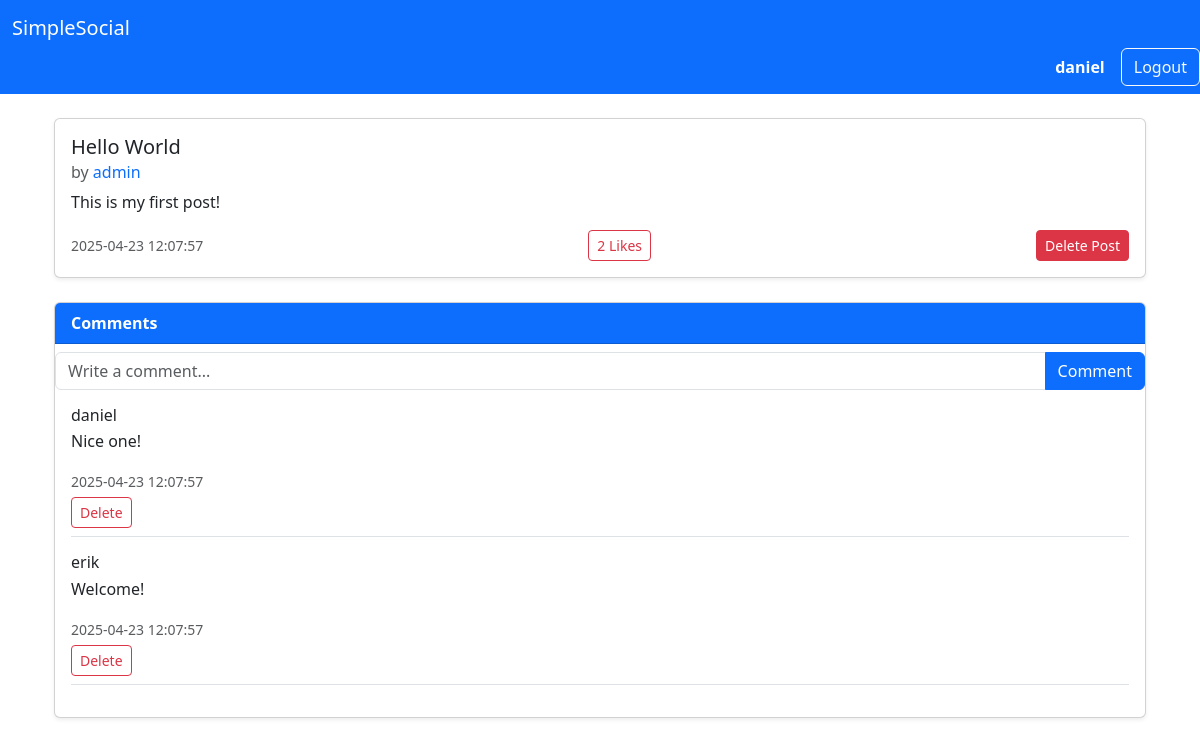
Screenshot of /post/1 (signed in) with the database file from the repository.
### tables this page shows
CREATE TABLE users (
    user_id INTEGER PRIMARY KEY,
    username VARCHAR(15) UNIQUE NOT NULL,
    password VARCHAR(255) NOT NULL,
    email VARCHAR(50) UNIQUE NOT NULL,
    role TEXT NOT NULL CHECK(role IN ('admin', 'user')),
    date TIMESTAMP DEFAULT CURRENT_TIMESTAMP
);

CREATE TABLE posts (
    post_id INTEGER PRIMARY KEY,
    user_id INTEGER NOT NULL,
    title TEXT NOT NULL,
    content TEXT NOT NULL,
    date TIMESTAMP DEFAULT CURRENT_TIMESTAMP,
    FOREIGN KEY (user_id) REFERENCES users (user_id)
);

CREATE TABLE comments (
    comment_id INTEGER PRIMARY KEY,
    post_id INTEGER NOT NULL,
    user_id INTEGER NOT NULL,
    content TEXT NOT NULL,
    date TIMESTAMP DEFAULT CURRENT_TIMESTAMP,
    FOREIGN KEY (post_id) REFERENCES posts (post_id),
    FOREIGN KEY (user_id) REFERENCES users (user_id)
);

### app.py (the view)
@app.route("/post/<int:post_id>", methods=["GET"])
def post(post_id):
    db = get_db()
    post = select_post_by_id(db, post_id)
    if not post:
        abort(404)
    comments = select_comments_by_post_id(db, post_id)
    return render_template('post.html', post=post, comments=comments)

### app.py (called while the page is built)
def get_db():
    if not hasattr(g, "_database"):
        print("Creating new database connection")
        g._database = create_connection(database)
    return g._database

@app.teardown_appcontext
def teardown_db(error):
    db = getattr(g, '_database', None)
    if db is not None:
        print("Closing database connection")
        db.close()

### setup_db.py (called while the page is built)
def create_connection(db_file):
    conn = None
    try:
        conn = sqlite3.connect(db_file)
        return conn
    except Error as e:
        print(f"Error: {e}")
    return conn

def select_post_by_id(conn, post_id):
    try:
        conn.row_factory = sqlite3.Row
        cur = conn.cursor()
        sql = """
        SELECT p.post_id, p.title, p.content,
        p.date AS post_date,
        u.username AS post_author,
        (
            SELECT COUNT(*)
            FROM likes l
            WHERE l.post_id = p.post_id
        ) AS like_count
        FROM posts p
        JOIN users u ON p.user_id = u.user_id
        WHERE p.post_id = ?
        """
        cur.execute(sql, (post_id,))
        return cur.fetchone()
    except Exception as e:
        print("Error fetching post by ID:", e)
        return None

def select_comments_by_post_id(conn, post_id):
    try:
        conn.row_factory = sqlite3.Row
        cur = conn.cursor()
        sql = """
        SELECT c.comment_id, c.content, c.date AS comment_date, u.username AS comment_author
        FROM comments c
        JOIN users u ON c.user_id = u.user_id
        WHERE c.post_id = ?
        ORDER BY c.date ASC
        """
        cur.execute(sql, (post_id,))
        return cur.fetchall()
    except Exception as e:
        print("Error fetching comments:", e)
        return []

### templates/post.html (shortened to what this page needs)
{% extends "base.html" %}
{% block content %}
<div class="container mt-4">
    <div class="card mb-4 shadow-sm">
        <div class="card-body">
            <h5 class="card-title">{{ post.title }}</h5>
            <h6 class="card-subtitle text-muted mb-2">
                by
                <a href="{{ url_for('profile', username=post.post_author) }}" class="text-decoration-none">
                    {{ post.post_author }}
                </a>
            </h6>
            <p class="card-text">{{ post.content }}</p>
            <div class="d-flex justify-content-between align-items-center">
                <small class="text-muted">{{ post.post_date }}</small>
                <form method="POST" action="{{ url_for('like_post', post_id=post.post_id) }}">
                    <button type="submit" class="btn btn-sm btn-outline-danger">
                        {{ post.like_count }} Likes
                    </button>
                </form>
                {% if session.username == post.post_author or session.role == "admin" %}
                <form method="POST" action="{{ url_for('delete_post', post_id=post.post_id) }}">
                    <button type="submit" class="btn btn-sm btn-danger">Delete Post</button>
                </form>
                {% endif %}
            </div>
        </div>
    </div>
    <div class="card mb-4 shadow-sm">
        <div class="card-header bg-primary text-white">
            <strong>Comments</strong>
        </div>
        <form method="POST" action="{{ url_for('comment_post', post_id=post.post_id) }}">
            <div class="input-group mt-2">
                <input type="text" name="comment" class="form-control" placeholder="Write a comment..." required>
                <button type="submit" class="btn btn-primary">Comment</button>
            </div>
        </form>
        <div class="card-body">
            {% for comment in comments %}
            <div class="mb-3 border-bottom pb-2">
                <h6 class="mb-1">{{ comment.comment_author }}</h6>
                <p>{{ comment.content }}</p>
                <small class="text-muted">{{ comment.comment_date }}</small>
                {% if session.username == comment.comment_author or session.role == "admin" %}
                <form method="POST" action="{{ url_for('delete_comment', comment_id=comment.comment_id) }}">
                    <button type="submit" class="btn btn-sm btn-outline-danger btn-sm mt-1">Delete</button>
                </form>
                {% endif %}
            </div>
            {% else %}
            <p class="text-muted">No comments yet.</p>
            {% endfor %}
        </div>
    </div>
{% endblock %}

### templates/base.html (shortened to what this page needs)
<!DOCTYPE html>
<html lang="en">
<head>
    <link href="https://cdn.jsdelivr.net/npm/bootstrap@5.3.3/dist/css/bootstrap.min.css" rel="stylesheet">
</head>
<body>
    <nav class="navbar navbar-dark bg-primary mb-4">
        <div class="container-fluid">
            <a class="navbar-brand" href="{{ url_for('index') }}">SimpleSocial</a>
        </div>
        {% if session.get('username') %}
            <div class="d-flex align-items-center ms-auto">
                <a href="{{ url_for('profile', username=session.get('username')) }}" class="me-3 text-white text-decoration-none fw-semibold">
                    {{ session.get('username') }}
                </a>
                <form method="POST" action="{{ url_for('logout') }}">
                    <button type="submit" class="btn btn-outline-light">Logout</button>
                </form>
            </div>
        {% endif %}
    </nav>
    <div class="container">
        {% block content %}
        {% endblock %}
    </div>
</body>
</html>

### rows the page displays
users: get "daniel"
posts: title "Hello World", content "This is my first post!", post_date "2025-04-23 12:07:57"
users: post_author "admin"
comments: comment_author "daniel", content "Nice one!", comment_date "2025-04-23 12:07:57"
comments: comment_author "erik", content "Welcome!", comment_date "2025-04-23 12:07:57"

### other values shown
{{ post.like_count }} "2"
